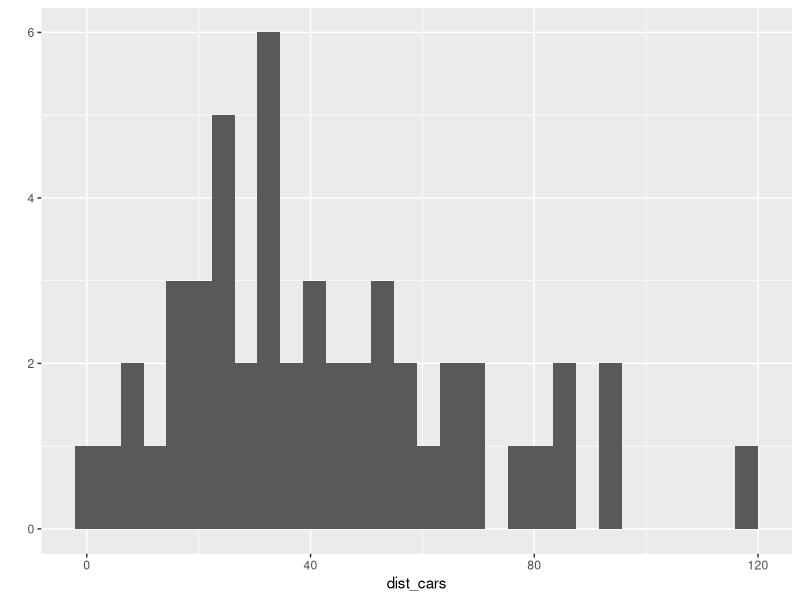
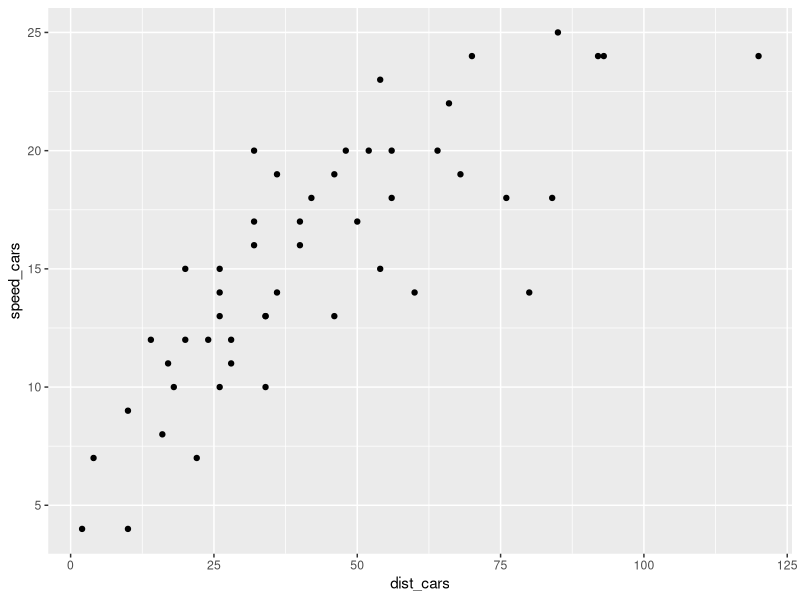

The R script that drew these images, in order:
## ---- chunk 1
# We will require the tidyverse library. If you do not already have it installed type the following command to do so in the Console; or follow RStudio prompts to install
# install.packages("tidyverse")
# The following loads the library for our use
library(tidyverse) 
## ---- chunk 2
print("Hello world!")
## ---- chunk 3
print("Surajit Patra")
## ---- chunk 4
1:19 # Numbers 1 to 10
394:415 # Numbers 394 to 415
## ---- chunk 5
seq(1,25,1) # All integers from 1 to 25
seq(1,25,2) # Odd integers from 1 to 25
seq(2,25,2) # Even integers from 2 to 25
## ---- chunk 6
3:48
## ---- chunk 7
seq(3,48,3)
## ---- chunk 8
x <- 3:48
y <- seq(3, 48, 3)
print(x*y)
## ---- chunk 9
?(cars)
## ---- chunk 10
head(cars)
## ---- chunk 11
speed_cars <- cars[,1]
dist_cars <- cars[,2]
## ---- chunk 12
?attach
## ---- chunk 13
# average distance of cars
average_dist <- mean(dist_cars)
print(average_dist)

# average speed of cars
average_speed <- mean(speed_cars)
print(average_speed)

# variance distance of cars
variance_dist <- var(dist_cars)
print(variance_dist)

# variance speed of cars
variance_speed <- var(speed_cars)
print(variance_speed)

# standard deviation of distance of cars
standarddev_dist <- sd(dist_cars)
print(standarddev_dist)

# standard deviation of speed of cars
standarddev_speed <- sd(speed_cars)
print(standarddev_speed)
## ---- chunk 14
qplot(dist_cars) # Histogram of stopping distance
## ---- chunk 15
qplot(dist_cars, speed_cars)
